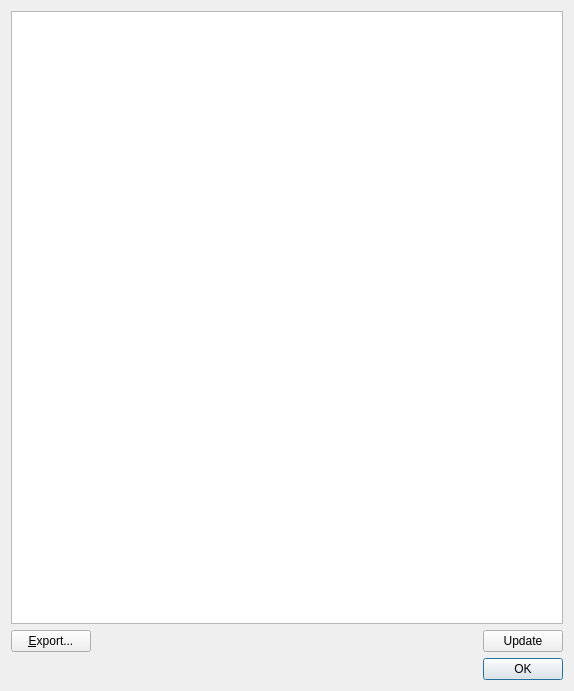
<?xml version="1.0" encoding="UTF-8"?>
<ui version="4.0">
 <class>Statistics_on_item_dialog</class>
 <widget class="QDialog" name="Statistics_on_item_dialog">
  <property name="windowModality">
   <enum>Qt::NonModal</enum>
  </property>
  <property name="geometry">
   <rect>
    <x>0</x>
    <y>0</y>
    <width>574</width>
    <height>691</height>
   </rect>
  </property>
  <property name="sizePolicy">
   <sizepolicy hsizetype="Preferred" vsizetype="Preferred">
    <horstretch>0</horstretch>
    <verstretch>0</verstretch>
   </sizepolicy>
  </property>
  <property name="windowTitle">
   <string>Statistics</string>
  </property>
  <property name="modal">
   <bool>false</bool>
  </property>
  <layout class="QVBoxLayout" name="verticalLayout_2" stretch="1,0,0">
   <item>
    <layout class="QVBoxLayout" name="verticalLayout">
     <item>
      <widget class="QTextEdit" name="label_htmltab">
       <property name="sizePolicy">
        <sizepolicy hsizetype="Preferred" vsizetype="Preferred">
         <horstretch>0</horstretch>
         <verstretch>0</verstretch>
        </sizepolicy>
       </property>
       <property name="undoRedoEnabled">
        <bool>false</bool>
       </property>
       <property name="lineWrapMode">
        <enum>QTextEdit::NoWrap</enum>
       </property>
       <property name="readOnly">
        <bool>true</bool>
       </property>
      </widget>
     </item>
    </layout>
   </item>
   <item>
    <layout class="QHBoxLayout" name="horizontalLayout_2" stretch="0,1,0">
     <item>
      <widget class="QPushButton" name="exportButton">
       <property name="text">
        <string>&amp;Export...</string>
       </property>
      </widget>
     </item>
     <item>
      <spacer name="horizontalSpacer">
       <property name="orientation">
        <enum>Qt::Horizontal</enum>
       </property>
       <property name="sizeHint" stdset="0">
        <size>
         <width>40</width>
         <height>20</height>
        </size>
       </property>
      </spacer>
     </item>
     <item>
      <widget class="QPushButton" name="updateButton">
       <property name="text">
        <string>Update</string>
       </property>
      </widget>
     </item>
    </layout>
   </item>
   <item>
    <widget class="QDialogButtonBox" name="okButtonBox">
     <property name="standardButtons">
      <set>QDialogButtonBox::Ok</set>
     </property>
    </widget>
   </item>
  </layout>
 </widget>
 <resources/>
 <connections>
  <connection>
   <sender>okButtonBox</sender>
   <signal>rejected()</signal>
   <receiver>Statistics_on_item_dialog</receiver>
   <slot>reject()</slot>
   <hints>
    <hint type="sourcelabel">
     <x>257</x>
     <y>119</y>
    </hint>
    <hint type="destinationlabel">
     <x>257</x>
     <y>143</y>
    </hint>
   </hints>
  </connection>
  <connection>
   <sender>okButtonBox</sender>
   <signal>accepted()</signal>
   <receiver>Statistics_on_item_dialog</receiver>
   <slot>accept()</slot>
   <hints>
    <hint type="sourcelabel">
     <x>177</x>
     <y>123</y>
    </hint>
    <hint type="destinationlabel">
     <x>53</x>
     <y>125</y>
    </hint>
   </hints>
  </connection>
 </connections>
</ui>
